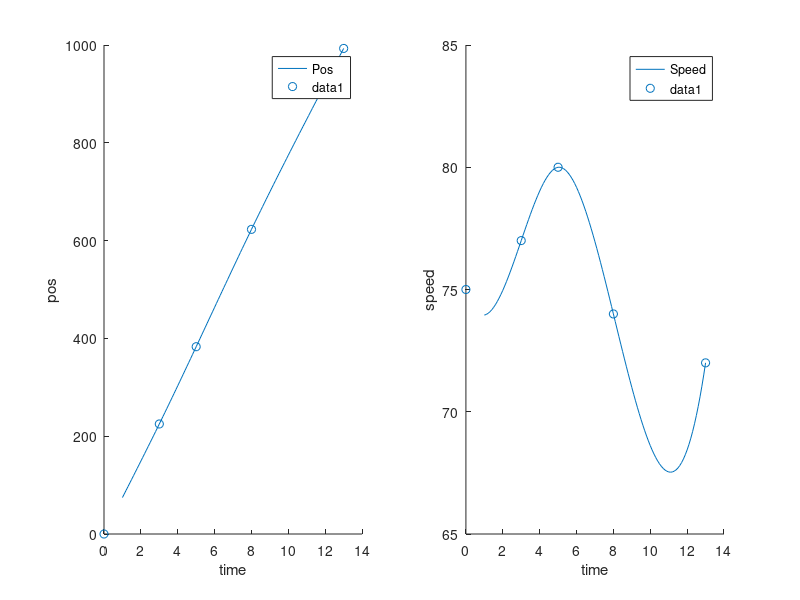

Write MATLAB code to recreate this figure.
x = [0 3 5 8 13];
y = [0 225 383 623 993];
dy = [75 77 80 74 72];

t = 10;

pos = spline(x, [dy(1) y dy(end)], t)
speed = spline(x, dy, t)

X = 1 : 0.1 : 13;

subplot(1, 2, 1);
hold on;
plot(X, spline(x, [dy(1) y dy(end)], X), ";Pos;");
scatter(x, y);
xlabel("time");
ylabel("pos");
hold off;

subplot(1, 2, 2);
hold on;
plot(X, spline(x, dy, X), ";Speed;");
scatter(x, dy);
xlabel("time");
ylabel("speed");
hold off;
